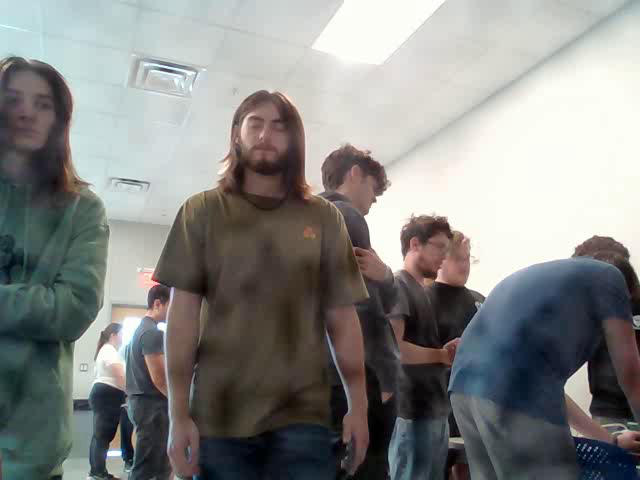
#> input picture frame 0 of 03-05-2023-14-20-59.mp4, 640 x 480 px, given in place of the camera
$ python 'brie'"'"'s_work.py'
#> lines starting #> are read from the running program, lines starting #| are printed output that depends on the picture

import cv2
import time
import datetime

# pip install opencv-python
# captured videos will be saved where this python file is saved

# accesses and activates video camera
cap = cv2.VideoCapture(0)       # can increment the 0 for different screens

# default functions for face and body detection
face_cascade = cv2.CascadeClassifier(cv2.data.haarcascades + "haarcascade_frontalface_default.xml")
body_cascade = cv2.CascadeClassifier(cv2.data.haarcascades + "haarcascade_fullbody.xml")

detection = False
detection_stopped_time = None
timer_started = False
SECONDS_TO_RECORD_AFTER_DETECTION = 5

# size of the camera window
frame_size = (int(cap.get(3)), int(cap.get(4)))

# format to save video
fourcc = cv2.VideoWriter_fourcc(*"mp4v")


while True:
    # read each frame from video and display them all together
    _, frame = cap.read()
#> frame is the input picture: shape (480, 640, 3); mean B, G, R 133.2, 135.4, 134.6

    # face_cascade and body_cascade require a grayscale image to detect faces/bodies
    gray = cv2.cvtColor(frame, cv2.COLOR_BGR2GRAY)
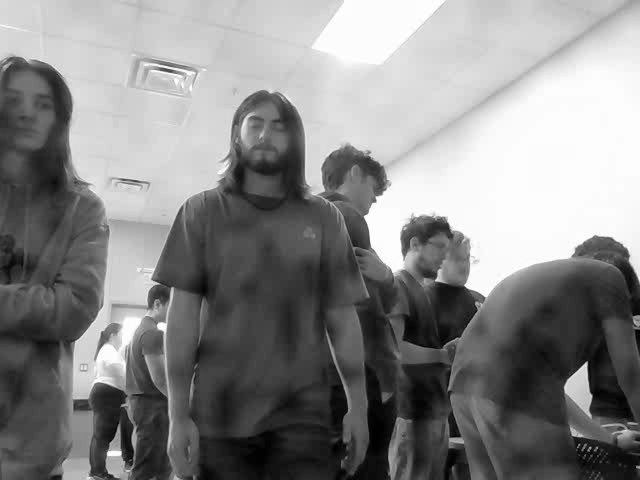
#> gray: shape (480, 640); min 0, max 255, mean 134.9
    faces = face_cascade.detectMultiScale(gray, 1.3, 5)     # 1.3 is accuracy variable. 1 is more accurate but slow. 1.5 is less accurate but fast. 5 is the minimum number of "boxes" for facial detection. if its picking up too many faces, go up an integer. if picking up too few faces, go down
#> faces = [[235, 104, 58, 58]]
    bodies = body_cascade.detectMultiScale(gray, 1.3, 5)
#> bodies = ()

    # if any body or faces is detected,
    if len(faces) + len(bodies) > 0:            # dont stop recording until it's been 5 seconds since a face was last detected
        if detection:
            timer_started = False
        else:
            detection = True
            current_time = datetime.datetime.now().strftime("%d-%m-%Y-%H-%M-%S")    #day, month, year, hour, minute, second

            # create an output stream where we write all of the content to
            out = cv2.VideoWriter(f"{current_time}.mp4", fourcc, 20, frame_size)
            print("Started recording...")
    elif detection:
        if timer_started:
            if time.time() - detection_stopped_time >= SECONDS_TO_RECORD_AFTER_DETECTION:
                detection = False
                timer_started = False
                out.release()
                print("Stopped recording")
        else:
            timer_started = True
            detection_stopped_time = time.time()

    if detection:
        # write all of the frames of the output stream
        out.write(frame)

    # title of camera window
    cv2.imshow("Camera", frame)

    # if the "q" key is pressed, the program quits
    if cv2.waitKey(1) == ord('q'):
#> (key q is pressed here)
        break

# save video
out.release()

# releases the camera for use elsewhere after stopping program
cap.release()

# delete camera window
cv2.destroyAllWindows()
